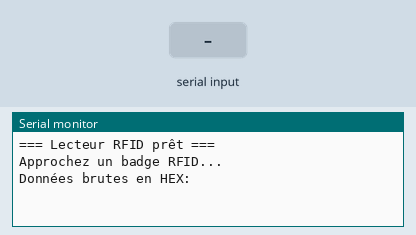
Recording of a sketch running on a simulated Arduino Uno, built with avr-gcc and run on an emulated ATmega328P. On the bench: the last lines printed to the serial monitor. The test bench sets the inputs (shaded band).

Above: at 1.2 s.
1.3 s: "1" received over the second serial link
At 2.8 s:
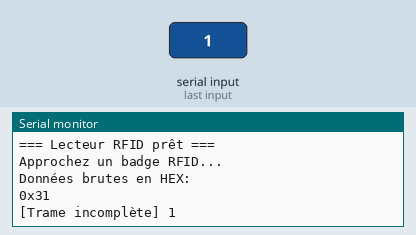
3.1 s: "0" received over the second serial link
At 3.31 s:
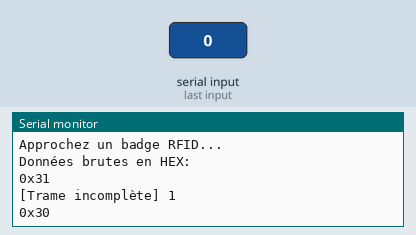
4.6 s: "2" received over the second serial link
At 5.4 s:
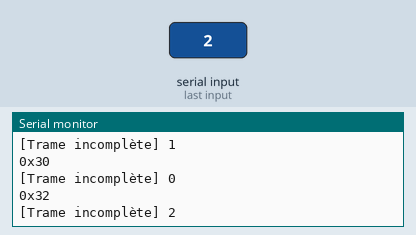

Measured:
- after the input at 1.3 s, the serial monitor: prints a new line at once (image 1)
- after the input at 3.1 s, the serial monitor: prints a new line at once (image 2)
- after the input at 4.6 s, the serial monitor: prints a new line at once (image 3)

The sketch:

arduino_rfid_code.ino
```cpp
#include <SoftwareSerial.h>

// Pins du lecteur
#define RFID_RX 3
#define RFID_TX 6  // inutile si le lecteur ne reçoit rien

SoftwareSerial rfidSerial(RFID_RX, RFID_TX);

String tagBuffer = "";
unsigned long lastByteTime = 0;
const unsigned long timeout = 300; // ms sans octet = fin de trame

void setup() {
  Serial.begin(115200);
  while (!Serial);

  rfidSerial.begin(9600);
  pinMode(RFID_RX, INPUT_PULLUP);

  Serial.println("\n=== Lecteur RFID prêt ===");
  Serial.println("Approchez un badge RFID...");
  Serial.println("Données brutes en HEX:");
}

void loop() {
  while (rfidSerial.available()) {
    char c = rfidSerial.read();
    lastByteTime = millis();

    // Affichage HEX pour debug
    Serial.print("0x");
    if ((uint8_t)c < 16) Serial.print("0");
    Serial.print((uint8_t)c, HEX);
    Serial.print(" ");

    // Buffer uniquement caractères imprimables
    if (isPrintable(c)) tagBuffer += c;
  }

  // Timeout = fin de trame
  if (tagBuffer.length() > 0 && millis() - lastByteTime > timeout) {
    processTag(tagBuffer);
    tagBuffer = "";
  }
}

void processTag(String tag) {
  tag.trim();
  if (tag.length() >= 8) {  // longueur minimale UID
    Serial.print("\n[UID détecté] ");
    Serial.println(tag);
  } else if (tag.length() > 0) {
    Serial.print("\n[Trame incomplète] ");
    Serial.println(tag);
  }
}
```
